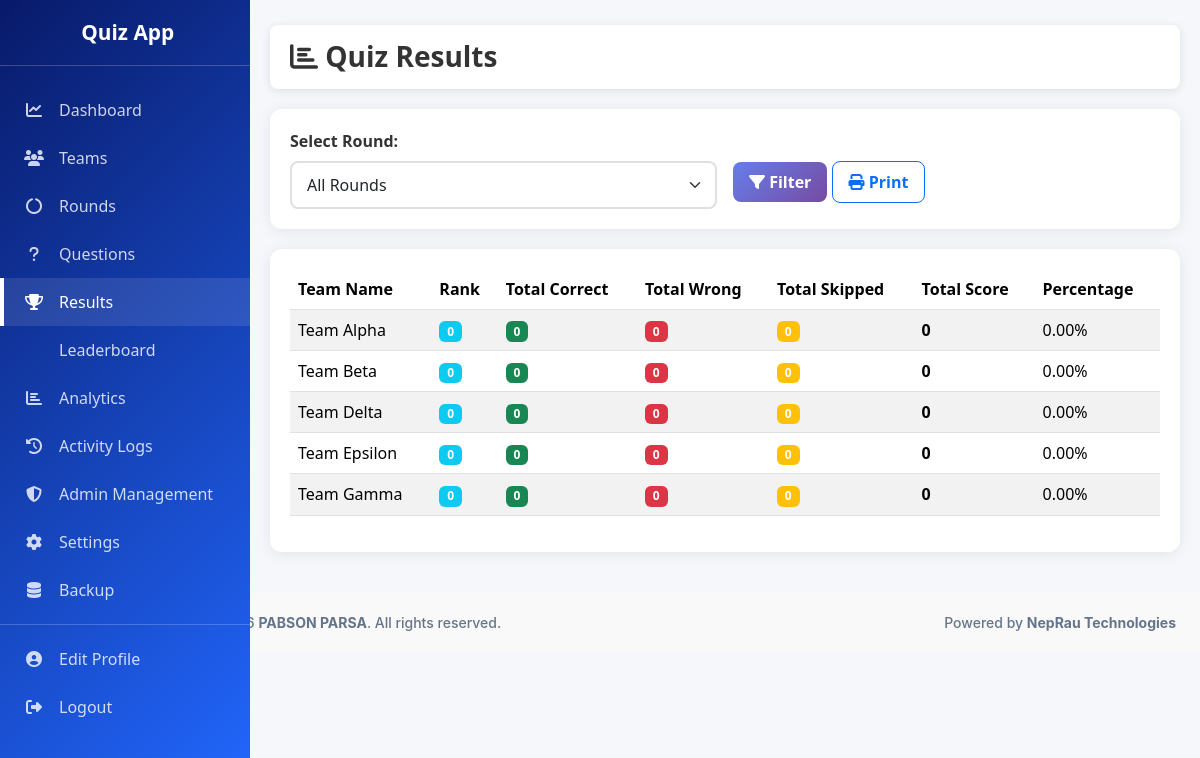
/admin/results.php (signed in), run on the app's committed database.
### tables this page shows
CREATE TABLE `teams` (
  `id` INT PRIMARY KEY AUTO_INCREMENT,
  `school_name` VARCHAR(255) NOT NULL,
  `team_name` VARCHAR(255) NOT NULL,
  `leader_name` VARCHAR(150) NOT NULL,
  `username` VARCHAR(100) NOT NULL UNIQUE,
  `email` VARCHAR(150),
  `password` VARCHAR(255) NOT NULL,
  `status` ENUM('active', 'inactive') DEFAULT 'active',
  `created_at` TIMESTAMP DEFAULT CURRENT_TIMESTAMP,
  `updated_at` TIMESTAMP DEFAULT CURRENT_TIMESTAMP ON UPDATE CURRENT_TIMESTAMP,
  INDEX `idx_username` (`username`),
  INDEX `idx_status` (`status`),
  INDEX `idx_school_name` (`school_name`)
);

### includes/Database.php (called while the page is built, shortened)
<?php
class Database
{
    private static $instance = null;
    private $connection;
    private $stmt;
    public static function getInstance()
    {
        if (self::$instance === null) {
            self::$instance = new self();
        }
        return self::$instance;
    }
    private function connect()
    {
        $dsn = 'mysql:host=' . DB_HOST . ';dbname=' . DB_NAME . ';charset=' . DB_CHARSET;
        try {
            $this->connection = new PDO(
                $dsn,
                DB_USER,
                DB_PASS,
                [
                    PDO::ATTR_ERRMODE => PDO::ERRMODE_EXCEPTION,
                    PDO::ATTR_DEFAULT_FETCH_MODE => PDO::FETCH_ASSOC,
                    PDO::ATTR_EMULATE_PREPARES => false,
                ]
            );
        } catch (PDOException $e) {
            Logger::error('Database Connection Error: ' . $e->getMessage());
            die('Database connection failed. Please try again later.');
        }
    }
    public function query($sql, $params = [])
    {
        try {
            $this->stmt = $this->connection->prepare($sql);
            if (!$this->stmt->execute($params)) {
                $errorInfo = $this->stmt->errorInfo();
                throw new Exception('Database error: ' . (isset($errorInfo[2]) ? $errorInfo[2] : 'Unknown error'));
            }
            return $this;
        } catch (PDOException $e) {
            Logger::error('Query Error: ' . $e->getMessage() . ' SQL: ' . $sql);
            throw new Exception('Database query failed: ' . $e->getMessage());
        } catch (Exception $e) {
            Logger::error('Query Error: ' . $e->getMessage());
            throw $e;
        }
    }
    public function resultSet()
    {
        return $this->stmt->fetchAll();
    }
}

### includes/Auth.php (called while the page is built, shortened)
<?php
class Auth
{
    public function isAdminLoggedIn()
    {
        return isset($_SESSION['admin_id']) && !empty($_SESSION['admin_id']);
    }
    public function getCurrentAdmin()
    {
        return [
            'id' => $_SESSION['admin_id'],
            'username' => $_SESSION['admin_username'],
            'role' => $_SESSION['admin_role'],
            'name' => $_SESSION['admin_name']
        ];
    }
    public function canManageContent()
    {
        return $this->isAdminLoggedIn() && in_array($_SESSION['admin_role'], ['super_admin', 'quiz_master'], true);
    }
    private function checkSessionTimeout()
    {
        if ($this->isAdminLoggedIn() || $this->isTeamLoggedIn()) {
            $loginTime = $_SESSION['login_time'] ?? time();
        }
    }
}

### includes/Security.php (called while the page is built, shortened)
<?php
class Security
{
    public static function escapeOutput($output)
    {
        return htmlspecialchars($output, ENT_QUOTES, 'UTF-8');
    }
}

### admin/results.php (the view, shortened to what this page needs)
<?php
$auth = new Auth();
$admin = $auth->getCurrentAdmin();
$result_model = new ResultModel();
$selected_round = $_GET['round'] ?? '';
$results = [];
try {
    if ($selected_round) {
        $results = $result_model->getAllResults($selected_round);
    } else {
        $db = Database::getInstance();
        $db->query(
            'SELECT t.id as team_id, t.team_name, t.school_name, t.leader_name, COALESCE(or_data.rank, 0) as rank, COALESCE(or_data.total_marks, 0) as total_marks, COALESCE(or_data.percentage, 0) as percentage, COALESCE(or_data.total_correct, 0) as total_correct, COALESCE(or_data.total_wrong, 0) as total_wrong, COALESCE(or_data.total_skipped, 0) as total_skipped
            FROM teams t
            LEFT JOIN overall_results or_data ON t.id = or_data.team_id
            ORDER BY COALESCE(or_data.rank, 9999) ASC, COALESCE(or_data.total_marks, 0) DESC, t.team_name ASC'
        );
        $results = $db->resultSet();
    }
} catch (Exception $e) {
    $results = [];
}
$durations = [];
$fastest = null;
?>
<!DOCTYPE html>
<html lang="en">
<head>
    <link href="https://cdn.jsdelivr.net/npm/bootstrap@5.3.8/dist/css/bootstrap.min.css" rel="stylesheet">
    <link rel="stylesheet" href="https://cdnjs.cloudflare.com/ajax/libs/font-awesome/6.4.0/css/all.min.css">
    <link rel="stylesheet" href="https://cdn.datatables.net/1.13.6/css/dataTables.bootstrap5.min.css">
    <link rel="stylesheet" href="../assets/css/admin.css">
</head>
<body data-page="results">
    <div class="sidebar">
        <div class="sidebar-brand">
            <h2><i class="fas fa-quiz"></i> Quiz App</h2>
        </div>
        <ul class="sidebar-menu list-unstyled">
            <li><a href="dashboard.php"><i class="fas fa-chart-line"></i> Dashboard</a></li>
            <?php if ($auth->canManageContent()): ?>
                <li><a href="teams.php"><i class="fas fa-users"></i> Teams</a></li>
                <li><a href="rounds.php"><i class="fas fa-circle-notch"></i> Rounds</a></li>
                <li><a href="questions.php"><i class="fas fa-question"></i> Questions</a></li>
            <?php endif; ?>
            <li><a href="results.php" class="active"><i class="fas fa-trophy"></i> Results</a></li>
            <li><a href="leaderboard.php"><i class="fas fa-podium"></i> Leaderboard</a></li>
            <li><a href="analytics.php"><i class="fas fa-chart-bar"></i> Analytics</a></li>
            <li><a href="activity-logs.php"><i class="fas fa-history"></i> Activity Logs</a></li>
            <?php if ($admin['role'] === 'super_admin'): ?>
                <li><a href="admins.php"><i class="fas fa-shield-alt"></i> Admin Management</a></li>
            <?php endif; ?>
            <li><a href="settings.php"><i class="fas fa-cog"></i> Settings</a></li>
            <li><a href="backup.php"><i class="fas fa-database"></i> Backup</a></li>
            <li><hr style="opacity: 0.2; margin: 10px 0;"></li>
            <li><a href="profile.php"><i class="fas fa-user-circle"></i> Edit Profile</a></li>
            <li><a href="logout.php"><i class="fas fa-sign-out-alt"></i> Logout</a></li>
        </ul>
    </div>
    <div class="main-content">
        <div class="navbar-top">
            <h3><i class="fas fa-chart-bar"></i> Quiz Results</h3>
        </div>
        <div class="card-modern">
            <div class="card-modern-body">
                <form method="GET" class="row g-3">
                    <div class="col-md-6">
                        <label for="round" class="form-label">Select Round:</label>
                        <select name="round" id="round" class="form-select">
                            <option value="">All Rounds</option>
                        </select>
                    </div>
                    <div class="col-md-6">
                        <label class="form-label">&nbsp;</label>
                        <div>
                            <button type="submit" class="btn btn-primary"><i class="fas fa-filter"></i> Filter</button>
                            <button type="button" class="btn btn-outline-primary" onclick="window.print()"><i class="fas fa-print"></i> Print</button>
                        </div>
                    </div>
                </form>
            </div>
        </div>
        <div class="card-modern">
            <div class="card-modern-body">
                <table class="table table-striped" id="resultsTable">
                    <thead>
                        <tr>
                            <th>Team Name</th>
                            <?php if ($selected_round): ?>
                                <th>Round</th>
                                <th>Time (s)</th>
                                <th>Gap</th>
                                <th>Answered</th>
                                <th><span class="badge bg-success">Correct</span></th>
                                <th><span class="badge bg-danger">Wrong</span></th>
                                <th>Score</th>
                                <th>Percentage</th>
                            <?php else: ?>
                                <th>Rank</th>
                                <th>Total Correct</th>
                                <th>Total Wrong</th>
                                <th>Total Skipped</th>
                                <th>Total Score</th>
                                <th>Percentage</th>
                            <?php endif; ?>
                        </tr>
                    </thead>
                    <tbody id="resultsBody">
                        <?php if (!empty($results)): ?>
                            <?php foreach ($results as $result): ?>
                                <tr>
                                    <td><?php echo Security::escapeOutput($result['team_name']); ?></td>
                                    <?php if ($selected_round): ?>
                                        <td><?php echo Security::escapeOutput($result['round_name'] ?? 'N/A'); ?></td>
                                            <?php $d = $durations[$result['team_id']] ?? formatDuration($result['start_time'] ?? ($result['started_at'] ?? null), $result['completed_at'] ?? null); ?>
                                        <td><?php echo formatTimeTaken($d); ?></td>
                                        <td><?php echo formatGap($d, $fastest); ?></td>
                                        <td><?php echo ($result['total_questions'] ?? 0) - ($result['skipped_answers'] ?? 0); ?></td>
                                        <td><span class="badge bg-success"><?php echo $result['correct_answers'] ?? 0; ?></span></td>
                                        <td><span class="badge bg-danger"><?php echo $result['wrong_answers'] ?? 0; ?></span></td>
                                        <td><strong><?php echo $result['total_marks'] ?? 0; ?></strong></td>
                                        <td><?php echo number_format($result['percentage'] ?? 0, 2); ?>%</td>
                                    <?php else: ?>
                                        <td><span class="badge bg-info"><?php echo $result['rank'] ?? 'N/A'; ?></span></td>
                                        <td><span class="badge bg-success"><?php echo $result['total_correct'] ?? 0; ?></span></td>
                                        <td><span class="badge bg-danger"><?php echo $result['total_wrong'] ?? 0; ?></span></td>
                                        <td><span class="badge bg-warning"><?php echo $result['total_skipped'] ?? 0; ?></span></td>
                                        <td><strong><?php echo $result['total_marks'] ?? 0; ?></strong></td>
                                        <td><?php echo number_format($result['percentage'] ?? 0, 2); ?>%</td>
                                    <?php endif; ?>
                                </tr>
                            <?php endforeach; ?>
                        <?php endif; ?>
                    </tbody>
                </table>
            </div>
        </div>
    </div>
<?php include_once '../includes/footer.php'; ?>
</body>
</html>

### assets/css/admin.css (style rules this page uses)
:root { --primary-color: #1107cb; --secondary-color: #005ec9; --success-color: #10b981; --danger-color: #ef4444; --warning-color: #f59e0b; --info-color: #3b82f6; --light-color: #f5f7fa; --dark-color: #1f2937; }
* { margin: 0; padding: 0; box-sizing: border-box; }
body { background-color: #f5f7fa; font-family: 'Segoe UI', Tahoma, Geneva, Verdana, sans-serif; }
.sidebar { background: linear-gradient(135deg, #081a69 0%, #2268ff 100%); color: white; height: 100vh; position: fixed; left: 0; top: 0; width: 250px; overflow-y: auto; z-index: 1000; }
.sidebar-brand { padding: 20px; border-bottom: 1px solid rgba(255, 255, 255, 0.2); text-align: center; }
.sidebar-brand h2 { margin: 0; font-size: 1.3rem; font-weight: 700; }
.sidebar-menu { padding: 20px 0; }
.sidebar-menu li { margin: 0; }
.sidebar-menu a { display: flex; align-items: center; padding: 12px 20px; color: rgba(255, 255, 255, 0.8); text-decoration: none; transition: all 0.3s; border-left: 4px solid transparent; }
.sidebar-menu a:hover, .sidebar-menu a.active { background-color: rgba(255, 255, 255, 0.1); border-left-color: white; color: white; }
.sidebar-menu i { margin-right: 15px; width: 20px; text-align: center; }
.main-content { margin-left: 250px; padding: 20px; }
.navbar-top { background: white; box-shadow: 0 2px 10px rgba(0, 0, 0, 0.1); margin-bottom: 20px; padding: 15px 20px; border-radius: 8px; display: flex; justify-content: space-between; align-items: center; position: sticky; top: 0; z-index: 1100; }
.main-content { margin-left: 250px; padding: 20px; padding-top: 25px; }
.navbar-top h3 { margin: 0; color: #333; font-weight: 600; }
.card-modern { background: white; border-radius: 12px; box-shadow: 0 2px 15px rgba(0, 0, 0, 0.08); overflow: hidden; margin-bottom: 20px; }
.card-modern-body { padding: 20px; }
.btn { border-radius: 8px; font-weight: 600; padding: 8px 16px; transition: all 0.3s; }
.btn-primary { background: linear-gradient(135deg, #667eea 0%, #764ba2 100%); border: none; }
.form-label { font-weight: 600; color: #333; margin-bottom: 8px; }
.form-control, .form-select { border: 2px solid #e0e0e0; border-radius: 8px; padding: 10px 15px; transition: border-color 0.3s; }

### includes/footer.php (style rules this page uses)
:root { --sidebar-width:179px; --footer-bg: #f9f9f9; --footer-border: #e2e8f0; --footer-text: #64748b; --footer-link-hover: #1d4ed8; }

### data on the page
teams: team_name "Team Alpha", rank "0", total_correct "0", total_wrong "0", total_skipped "0", total_marks "0", percentage "0.00"
teams: team_name "Team Beta", rank "0", total_correct "0", total_wrong "0", total_skipped "0", total_marks "0", percentage "0.00"
teams: team_name "Team Delta", rank "0", total_correct "0", total_wrong "0", total_skipped "0", total_marks "0", percentage "0.00"
teams: team_name "Team Epsilon", rank "0", total_correct "0", total_wrong "0", total_skipped "0", total_marks "0", percentage "0.00"
teams: team_name "Team Gamma", rank "0", total_correct "0", total_wrong "0", total_skipped "0", total_marks "0", percentage "0.00"
